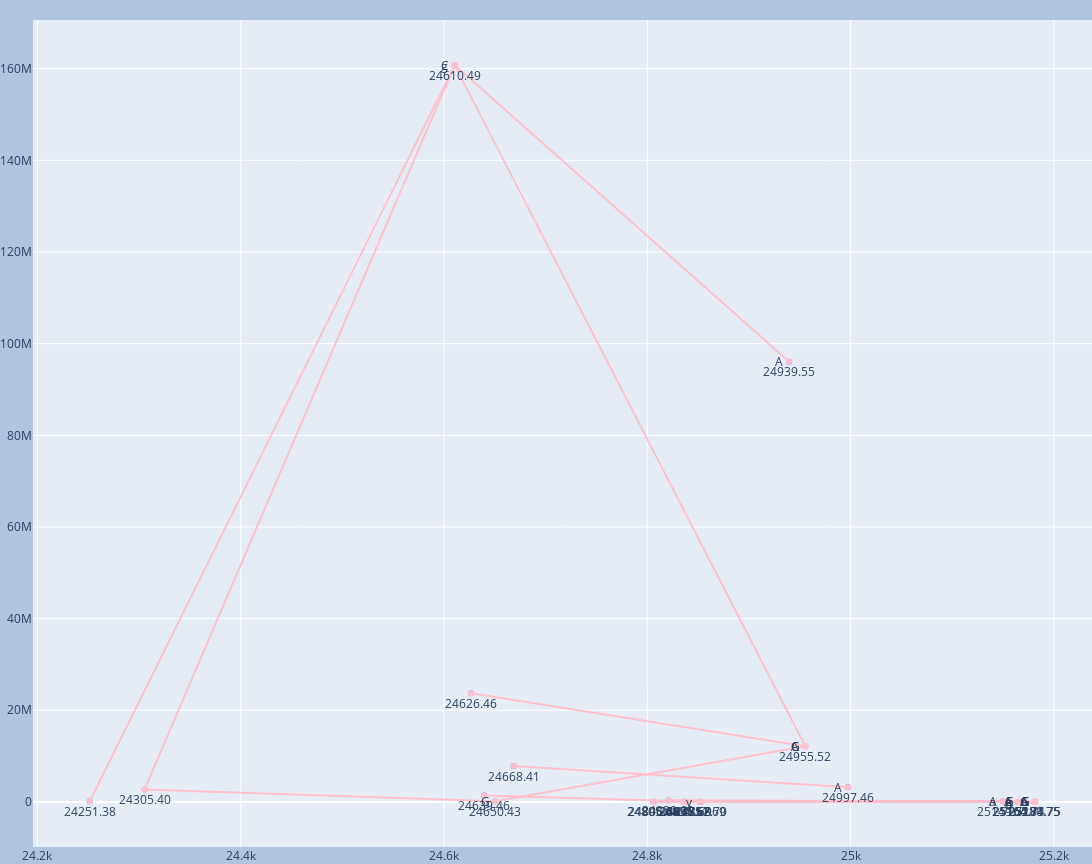

Source (notebook cell):
### Code cell
bcr = base_calling_random(df_noad_25k, silence=True)
plotly_basecalling_vol(*bcr)

### Figure 1 — Plotly figure (JSON) as saved in the notebook; plotly's stock layout.template omitted (floating-point values rounded to 4 significant figures)
{"data": [{"mode": "markers", "type": "scatter", "x": [24610.0, 24940.0, 24630.0, 24960.0, 24670.0, 25000.0, 24310.0, 24640.0, 24820.0, 25150.0, 24650.0, 24250.0, 24850.0, 24840.0, 25170.0, 24810.0, 24840.0, 25180.0, 24840.0, 24850.0, 25160.0, 24810.0, 25180.0], "y": [160800000.0, 96070000.0, 23700000.0, 12150000.0, 7819000.0, 3221000.0, 2736000.0, 1396000.0, 316000.0, 162600.0, 152700.0, 128000.0, 59220.0, 50890.0, 23650.0, 20780.0, 20690.0, 15460.0, 13980.0, 13760.0, 8517.0, 6738.0, 3190.0]}, {"line": {"color": "pink"}, "mode": "lines+markers", "name": "C", "type": "scatter", "x": [24610.0, 24310.0], "y": [160800000.0, 2736000.0]}, {"line": {"color": "pink"}, "mode": "lines+markers", "name": "C", "type": "scatter", "x": [24960.0, 24650.0], "y": [12150000.0, 152700.0]}, {"line": {"color": "pink"}, "mode": "lines+markers", "name": "A", "type": "scatter", "x": [24610.0, 24940.0], "y": [160800000.0, 96070000.0]}, {"line": {"color": "pink"}, "mode": "lines+markers", "name": "A", "type": "scatter", "x": [24630.0, 24960.0], "y": [23700000.0, 12150000.0]}, {"line": {"color": "pink"}, "mode": "lines+markers", "name": "A", "type": "scatter", "x": [24670.0, 25000.0], "y": [7819000.0, 3221000.0]}, {"line": {"color": "pink"}, "mode": "lines+markers", "name": "A", "type": "scatter", "x": [24820.0, 25150.0], "y": [316000.0, 162600.0]}, {"line": {"color": "pink"}, "mode": "lines+markers", "name": "A", "type": "scatter", "x": [24840.0, 25170.0], "y": [50890.0, 23650.0]}, {"line": {"color": "pink"}, "mode": "lines+markers", "name": "A", "type": "scatter", "x": [24850.0, 25180.0], "y": [59220.0, 15460.0]}, {"line": {"color": "pink"}, "mode": "lines+markers", "name": "A", "type": "scatter", "x": [24840.0, 25160.0], "y": [13980.0, 8517.0]}, {"line": {"color": "pink"}, "mode": "lines+markers", "name": "A", "type": "scatter", "x": [24850.0, 25180.0], "y": [13760.0, 3190.0]}, {"line": {"color": "pink"}, "mode": "lines+markers", "name": "G", "type": "scatter", "x": [24610.0, 24960.0], "y": [160800000.0, 12150000.0]}, {"line": {"color": "pink"}, "mode": "lines+markers", "name": "G", "type": "scatter", "x": [24310.0, 24650.0], "y": [2736000.0, 152700.0]}, {"line": {"color": "pink"}, "mode": "lines+markers", "name": "G", "type": "scatter", "x": [24820.0, 25170.0], "y": [316000.0, 23650.0]}, {"line": {"color": "pink"}, "mode": "lines+markers", "name": "G", "type": "scatter", "x": [24840.0, 25180.0], "y": [50890.0, 15460.0]}, {"line": {"color": "pink"}, "mode": "lines+markers", "name": "G", "type": "scatter", "x": [24840.0, 25180.0], "y": [13980.0, 3190.0]}, {"line": {"color": "pink"}, "mode": "lines+markers", "name": "g", "type": "scatter", "x": [24610.0, 24250.0], "y": [160800000.0, 128000.0]}, {"line": {"color": "pink"}, "mode": "lines+markers", "name": "g", "type": "scatter", "x": [25170.0, 24810.0], "y": [23650.0, 20780.0]}, {"line": {"color": "pink"}, "mode": "lines+markers", "name": "g", "type": "scatter", "x": [25160.0, 24810.0], "y": [8517.0, 6738.0]}, {"line": {"color": "pink"}, "mode": "lines+markers", "name": "a", "type": "scatter", "x": [25150.0, 24810.0], "y": [162600.0, 20780.0]}, {"line": {"color": "pink"}, "mode": "lines+markers", "name": "a", "type": "scatter", "x": [24840.0, 25180.0], "y": [20690.0, 3190.0]}, {"line": {"color": "pink"}, "mode": "lines+markers", "name": "y", "type": "scatter", "x": [24640.0, 24850.0], "y": [1396000.0, 13760.0]}], "layout": {"annotations": [{"arrowhead": 1, "showarrow": false, "text": "24610.49", "x": 24610.0, "y": 160800000.0, "yshift": -10}, {"arrowhead": 1, "showarrow": false, "text": "24939.55", "x": 24940.0, "y": 96070000.0, "yshift": -10}, {"arrowhead": 1, "showarrow": false, "text": "24626.46", "x": 24630.0, "y": 23700000.0, "yshift": -10}, {"arrowhead": 1, "showarrow": false, "text": "24955.52", "x": 24960.0, "y": 12150000.0, "yshift": -10}, {"arrowhead": 1, "showarrow": false, "text": "24668.41", "x": 24670.0, "y": 7819000.0, "yshift": -10}, {"arrowhead": 1, "showarrow": false, "text": "24997.46", "x": 25000.0, "y": 3221000.0, "yshift": -10}, {"arrowhead": 1, "showarrow": false, "text": "24305.40", "x": 24310.0, "y": 2736000.0, "yshift": -10}, {"arrowhead": 1, "showarrow": false, "text": "24639.46", "x": 24640.0, "y": 1396000.0, "yshift": -10}, {"arrowhead": 1, "showarrow": false, "text": "24820.69", "x": 24820.0, "y": 316000.0, "yshift": -10}, {"arrowhead": 1, "showarrow": false, "text": "25149.72", "x": 25150.0, "y": 162600.0, "yshift": -10}, {"arrowhead": 1, "showarrow": false, "text": "24650.43", "x": 24650.0, "y": 152700.0, "yshift": -10}, {"arrowhead": 1, "showarrow": false, "text": "24251.38", "x": 24250.0, "y": 128000.0, "yshift": -10}, {"arrowhead": 1, "showarrow": false, "text": "24852.70", "x": 24850.0, "y": 59220.0, "yshift": -10}, {"arrowhead": 1, "showarrow": false, "text": "24836.68", "x": 24840.0, "y": 50890.0, "yshift": -10}, {"arrowhead": 1, "showarrow": false, "text": "25165.74", "x": 25170.0, "y": 23650.0, "yshift": -10}, {"arrowhead": 1, "showarrow": false, "text": "24806.66", "x": 24810.0, "y": 20780.0, "yshift": -10}, {"arrowhead": 1, "showarrow": false, "text": "24837.69", "x": 24840.0, "y": 20690.0, "yshift": -10}, {"arrowhead": 1, "showarrow": false, "text": "25181.75", "x": 25180.0, "y": 15460.0, "yshift": -10}, {"arrowhead": 1, "showarrow": false, "text": "24835.67", "x": 24840.0, "y": 13980.0, "yshift": -10}, {"arrowhead": 1, "showarrow": false, "text": "24851.69", "x": 24850.0, "y": 13760.0, "yshift": -10}, {"arrowhead": 1, "showarrow": false, "text": "25164.74", "x": 25160.0, "y": 8517.0, "yshift": -10}, {"arrowhead": 1, "showarrow": false, "text": "24805.64", "x": 24810.0, "y": 6738.0, "yshift": -10}, {"arrowhead": 1, "showarrow": false, "text": "25180.75", "x": 25180.0, "y": 3190.0, "yshift": -10}, {"arrowhead": 1, "showarrow": false, "text": "C", "x": 24610.0, "xshift": -10, "y": 160800000.0}, {"arrowhead": 1, "showarrow": false, "text": "C", "x": 24960.0, "xshift": -10, "y": 12150000.0}, {"arrowhead": 1, "showarrow": false, "text": "A", "x": 24940.0, "xshift": -10, "y": 96070000.0}, {"arrowhead": 1, "showarrow": false, "text": "A", "x": 24960.0, "xshift": -10, "y": 12150000.0}, {"arrowhead": 1, "showarrow": false, "text": "A", "x": 25000.0, "xshift": -10, "y": 3221000.0}, {"arrowhead": 1, "showarrow": false, "text": "A", "x": 25150.0, "xshift": -10, "y": 162600.0}, {"arrowhead": 1, "showarrow": false, "text": "A", "x": 25170.0, "xshift": -10, "y": 23650.0}, {"arrowhead": 1, "showarrow": false, "text": "A", "x": 25180.0, "xshift": -10, "y": 15460.0}, {"arrowhead": 1, "showarrow": false, "text": "A", "x": 25160.0, "xshift": -10, "y": 8517.0}, {"arrowhead": 1, "showarrow": false, "text": "A", "x": 25180.0, "xshift": -10, "y": 3190.0}, {"arrowhead": 1, "showarrow": false, "text": "G", "x": 24960.0, "xshift": -10, "y": 12150000.0}, {"arrowhead": 1, "showarrow": false, "text": "G", "x": 24650.0, "xshift": -10, "y": 152700.0}, {"arrowhead": 1, "showarrow": false, "text": "G", "x": 25170.0, "xshift": -10, "y": 23650.0}, {"arrowhead": 1, "showarrow": false, "text": "G", "x": 25180.0, "xshift": -10, "y": 15460.0}, {"arrowhead": 1, "showarrow": false, "text": "G", "x": 25180.0, "xshift": -10, "y": 3190.0}, {"arrowhead": 1, "showarrow": false, "text": "g", "x": 24610.0, "xshift": -10, "y": 160800000.0}, {"arrowhead": 1, "showarrow": false, "text": "g", "x": 25170.0, "xshift": -10, "y": 23650.0}, {"arrowhead": 1, "showarrow": false, "text": "g", "x": 25160.0, "xshift": -10, "y": 8517.0}, {"arrowhead": 1, "showarrow": false, "text": "a", "x": 25150.0, "xshift": -10, "y": 162600.0}, {"arrowhead": 1, "showarrow": false, "text": "a", "x": 25180.0, "xshift": -10, "y": 3190.0}, {"arrowhead": 1, "showarrow": false, "text": "y", "x": 24850.0, "xshift": -10, "y": 13760.0}], "height": 864, "margin": {"b": 0, "l": 0, "r": 0, "t": 20}, "paper_bgcolor": "LightSteelBlue", "showlegend": false, "width": 1152}}
